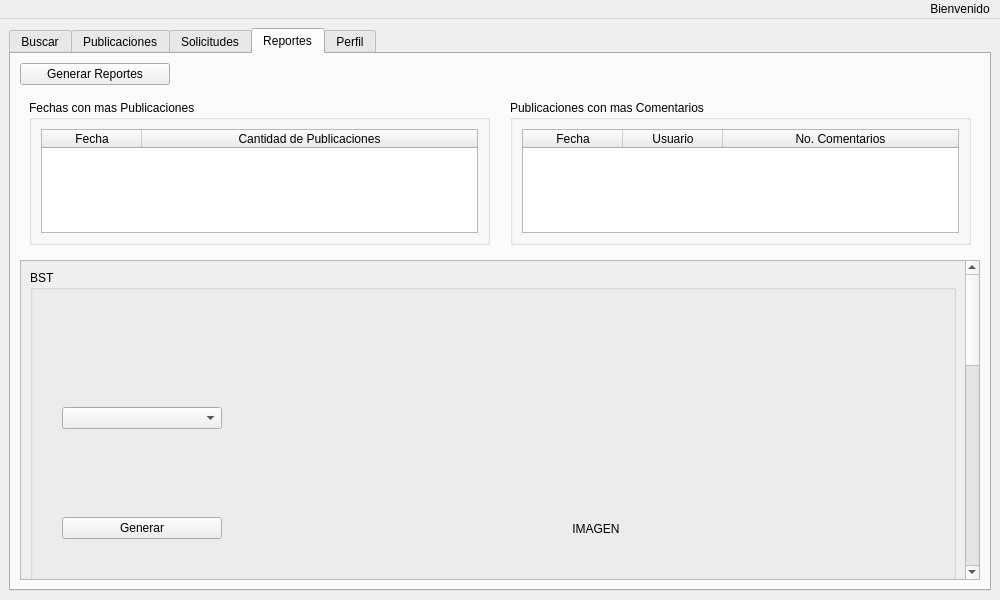
<?xml version="1.0" encoding="UTF-8"?>
<ui version="4.0">
 <class>UserWindow</class>
 <widget class="QMainWindow" name="UserWindow">
  <property name="geometry">
   <rect>
    <x>0</x>
    <y>0</y>
    <width>1000</width>
    <height>600</height>
   </rect>
  </property>
  <property name="windowTitle">
   <string>MainWindow</string>
  </property>
  <property name="windowIcon">
   <iconset theme="QIcon::ThemeIcon::Computer"/>
  </property>
  <widget class="QWidget" name="centralwidget">
   <layout class="QVBoxLayout" name="verticalLayout_6">
    <item>
     <widget class="QTabWidget" name="tabWidget">
      <property name="currentIndex">
       <number>3</number>
      </property>
      <widget class="QWidget" name="tab_buscar">
       <attribute name="title">
        <string>Buscar</string>
       </attribute>
       <layout class="QVBoxLayout" name="verticalLayout_8">
        <item>
         <layout class="QVBoxLayout" name="verticalLayout_buscar">
          <item>
           <widget class="QGroupBox" name="groupBox_buscar">
            <property name="sizePolicy">
             <sizepolicy hsizetype="Preferred" vsizetype="Preferred">
              <horstretch>0</horstretch>
              <verstretch>0</verstretch>
             </sizepolicy>
            </property>
            <property name="maximumSize">
             <size>
              <width>16777215</width>
              <height>70</height>
             </size>
            </property>
            <property name="title">
             <string>Buscar</string>
            </property>
            <layout class="QHBoxLayout" name="horizontalLayout_3">
             <property name="leftMargin">
              <number>9</number>
             </property>
             <item>
              <widget class="QLineEdit" name="inputBuscar">
               <property name="sizePolicy">
                <sizepolicy hsizetype="Minimum" vsizetype="Fixed">
                 <horstretch>0</horstretch>
                 <verstretch>0</verstretch>
                </sizepolicy>
               </property>
               <property name="placeholderText">
                <string>correo@gmail.com</string>
               </property>
              </widget>
             </item>
             <item>
              <widget class="QPushButton" name="btnBuscar">
               <property name="sizePolicy">
                <sizepolicy hsizetype="Fixed" vsizetype="Fixed">
                 <horstretch>0</horstretch>
                 <verstretch>0</verstretch>
                </sizepolicy>
               </property>
               <property name="text">
                <string>Buscar</string>
               </property>
              </widget>
             </item>
            </layout>
           </widget>
          </item>
          <item>
           <widget class="QGroupBox" name="groupBox_buscar_usuario">
            <property name="title">
             <string>Datos del Usuario</string>
            </property>
            <layout class="QVBoxLayout" name="verticalLayout_7">
             <item>
              <layout class="QFormLayout" name="formLayout">
               <property name="labelAlignment">
                <set>Qt::AlignmentFlag::AlignLeading|Qt::AlignmentFlag::AlignLeft|Qt::AlignmentFlag::AlignVCenter</set>
               </property>
               <property name="formAlignment">
                <set>Qt::AlignmentFlag::AlignCenter</set>
               </property>
               <property name="horizontalSpacing">
                <number>20</number>
               </property>
               <property name="verticalSpacing">
                <number>20</number>
               </property>
               <property name="leftMargin">
                <number>30</number>
               </property>
               <property name="topMargin">
                <number>30</number>
               </property>
               <property name="rightMargin">
                <number>30</number>
               </property>
               <property name="bottomMargin">
                <number>30</number>
               </property>
               <item row="0" column="0">
                <widget class="QLabel" name="nombresLabel">
                 <property name="text">
                  <string>Nombres</string>
                 </property>
                </widget>
               </item>
               <item row="0" column="1">
                <widget class="QLineEdit" name="nombresLineEdit">
                 <property name="enabled">
                  <bool>false</bool>
                 </property>
                </widget>
               </item>
               <item row="1" column="0">
                <widget class="QLabel" name="apellidosLabel">
                 <property name="text">
                  <string>Apellidos</string>
                 </property>
                </widget>
               </item>
               <item row="1" column="1">
                <widget class="QLineEdit" name="apellidosLineEdit">
                 <property name="enabled">
                  <bool>false</bool>
                 </property>
                </widget>
               </item>
               <item row="2" column="0">
                <widget class="QLabel" name="correoLabel">
                 <property name="text">
                  <string>Correo</string>
                 </property>
                </widget>
               </item>
               <item row="2" column="1">
                <widget class="QLineEdit" name="correoLineEdit">
                 <property name="enabled">
                  <bool>false</bool>
                 </property>
                </widget>
               </item>
               <item row="3" column="0">
                <widget class="QLabel" name="fechaDeNacimientoLabel">
                 <property name="text">
                  <string>Fecha de Nacimiento</string>
                 </property>
                </widget>
               </item>
               <item row="3" column="1">
                <widget class="QLineEdit" name="fechaDeNacimientoLineEdit">
                 <property name="enabled">
                  <bool>false</bool>
                 </property>
                </widget>
               </item>
              </layout>
             </item>
            </layout>
           </widget>
          </item>
         </layout>
        </item>
       </layout>
      </widget>
      <widget class="QWidget" name="tab_publicaciones">
       <attribute name="title">
        <string>Publicaciones</string>
       </attribute>
       <layout class="QHBoxLayout" name="horizontalLayout_6">
        <item>
         <widget class="QWidget" name="verticalWidget_post_filtros" native="true">
          <property name="sizePolicy">
           <sizepolicy hsizetype="Fixed" vsizetype="Preferred">
            <horstretch>0</horstretch>
            <verstretch>0</verstretch>
           </sizepolicy>
          </property>
          <layout class="QVBoxLayout" name="verticalLayout_4">
           <property name="spacing">
            <number>20</number>
           </property>
           <property name="leftMargin">
            <number>20</number>
           </property>
           <property name="topMargin">
            <number>20</number>
           </property>
           <property name="rightMargin">
            <number>20</number>
           </property>
           <property name="bottomMargin">
            <number>20</number>
           </property>
           <item>
            <widget class="QGroupBox" name="groupBox_post_fecha">
             <property name="sizePolicy">
              <sizepolicy hsizetype="Preferred" vsizetype="Fixed">
               <horstretch>0</horstretch>
               <verstretch>0</verstretch>
              </sizepolicy>
             </property>
             <property name="minimumSize">
              <size>
               <width>0</width>
               <height>0</height>
              </size>
             </property>
             <property name="title">
              <string>Filtrar</string>
             </property>
             <layout class="QVBoxLayout" name="verticalLayout">
              <item>
               <widget class="QComboBox" name="comboBox_post_fecha">
                <item>
                 <property name="text">
                  <string>Todos</string>
                 </property>
                </item>
               </widget>
              </item>
              <item>
               <widget class="QWidget" name="gridWidget" native="true">
                <property name="sizePolicy">
                 <sizepolicy hsizetype="Fixed" vsizetype="Fixed">
                  <horstretch>0</horstretch>
                  <verstretch>0</verstretch>
                 </sizepolicy>
                </property>
                <layout class="QGridLayout" name="gridLayout_2">
                 <item row="0" column="1">
                  <widget class="QComboBox" name="ordenComboBox">
                   <item>
                    <property name="text">
                     <string>InOrden</string>
                    </property>
                   </item>
                   <item>
                    <property name="text">
                     <string>PreOrden</string>
                    </property>
                   </item>
                   <item>
                    <property name="text">
                     <string>PostOrden</string>
                    </property>
                   </item>
                  </widget>
                 </item>
                 <item row="0" column="0">
                  <widget class="QLabel" name="ordenLabel">
                   <property name="text">
                    <string>Orden</string>
                   </property>
                  </widget>
                 </item>
                 <item row="1" column="0">
                  <widget class="QLabel" name="cantidadLabel">
                   <property name="sizePolicy">
                    <sizepolicy hsizetype="Fixed" vsizetype="Fixed">
                     <horstretch>0</horstretch>
                     <verstretch>0</verstretch>
                    </sizepolicy>
                   </property>
                   <property name="text">
                    <string>Cantidad</string>
                   </property>
                  </widget>
                 </item>
                 <item row="1" column="1">
                  <widget class="QSpinBox" name="cantidadSpinBox">
                   <property name="minimum">
                    <number>1</number>
                   </property>
                   <property name="maximum">
                    <number>50</number>
                   </property>
                   <property name="value">
                    <number>5</number>
                   </property>
                  </widget>
                 </item>
                </layout>
               </widget>
              </item>
              <item>
               <widget class="QPushButton" name="btn_post_filtrar">
                <property name="text">
                 <string>Aplicar</string>
                </property>
               </widget>
              </item>
             </layout>
            </widget>
           </item>
           <item>
            <spacer name="verticalSpacer">
             <property name="orientation">
              <enum>Qt::Orientation::Vertical</enum>
             </property>
             <property name="sizeHint" stdset="0">
              <size>
               <width>20</width>
               <height>40</height>
              </size>
             </property>
            </spacer>
           </item>
          </layout>
         </widget>
        </item>
        <item>
         <widget class="QWidget" name="verticalWidget_feed" native="true">
          <layout class="QVBoxLayout" name="verticalLayout_post_feed">
           <property name="leftMargin">
            <number>20</number>
           </property>
           <property name="topMargin">
            <number>20</number>
           </property>
           <property name="rightMargin">
            <number>20</number>
           </property>
           <property name="bottomMargin">
            <number>20</number>
           </property>
           <item>
            <widget class="QPushButton" name="btn_nuevo_post">
             <property name="maximumSize">
              <size>
               <width>200</width>
               <height>16777215</height>
              </size>
             </property>
             <property name="text">
              <string>Crear Nueva Publicacion</string>
             </property>
            </widget>
           </item>
           <item>
            <widget class="QScrollArea" name="scrollAreaPost">
             <property name="widgetResizable">
              <bool>true</bool>
             </property>
             <widget class="QWidget" name="scrollAreaWidgetContents">
              <property name="geometry">
               <rect>
                <x>0</x>
                <y>0</y>
                <width>692</width>
                <height>441</height>
               </rect>
              </property>
              <layout class="QVBoxLayout" name="verticalLayout_15"/>
             </widget>
            </widget>
           </item>
          </layout>
         </widget>
        </item>
       </layout>
      </widget>
      <widget class="QWidget" name="tab_solicitudes">
       <attribute name="title">
        <string>Solicitudes</string>
       </attribute>
       <layout class="QVBoxLayout" name="verticalLayout_9">
        <item>
         <layout class="QVBoxLayout" name="verticalLayout_10">
          <item>
           <widget class="QGroupBox" name="groupBox_usuarios">
            <property name="title">
             <string>Usuarios</string>
            </property>
            <layout class="QVBoxLayout" name="verticalLayout_12">
             <item>
              <widget class="QTableWidget" name="tableUsuarios">
               <property name="editTriggers">
                <set>QAbstractItemView::EditTrigger::NoEditTriggers</set>
               </property>
               <attribute name="horizontalHeaderDefaultSectionSize">
                <number>100</number>
               </attribute>
               <attribute name="horizontalHeaderStretchLastSection">
                <bool>true</bool>
               </attribute>
               <column>
                <property name="text">
                 <string>Nombres</string>
                </property>
               </column>
               <column>
                <property name="text">
                 <string>Apellidos</string>
                </property>
               </column>
               <column>
                <property name="text">
                 <string>Correo</string>
                </property>
               </column>
               <column>
                <property name="text">
                 <string>Fecha de Nacimiento</string>
                </property>
               </column>
               <column>
                <property name="text">
                 <string/>
                </property>
               </column>
              </widget>
             </item>
            </layout>
           </widget>
          </item>
          <item>
           <layout class="QHBoxLayout" name="horizontalLayout_solicitudes">
            <property name="spacing">
             <number>20</number>
            </property>
            <item>
             <widget class="QGroupBox" name="groupBox_solicitudes_recibidas">
              <property name="title">
               <string>Solicitudes Recibidas</string>
              </property>
              <layout class="QVBoxLayout" name="verticalLayout_13">
               <item>
                <widget class="QTableWidget" name="tableSolicitudesRec">
                 <property name="editTriggers">
                  <set>QAbstractItemView::EditTrigger::NoEditTriggers</set>
                 </property>
                 <attribute name="horizontalHeaderStretchLastSection">
                  <bool>true</bool>
                 </attribute>
                 <column>
                  <property name="text">
                   <string>Correo</string>
                  </property>
                 </column>
                 <column>
                  <property name="text">
                   <string/>
                  </property>
                 </column>
                 <column>
                  <property name="text">
                   <string/>
                  </property>
                 </column>
                </widget>
               </item>
              </layout>
             </widget>
            </item>
            <item>
             <widget class="QGroupBox" name="groupBox_solicitudes_enviadas">
              <property name="title">
               <string>Solicitudes Enviadas</string>
              </property>
              <layout class="QVBoxLayout" name="verticalLayout_11">
               <item>
                <widget class="QTableWidget" name="tableSolicitudesEnv">
                 <property name="editTriggers">
                  <set>QAbstractItemView::EditTrigger::NoEditTriggers</set>
                 </property>
                 <attribute name="horizontalHeaderDefaultSectionSize">
                  <number>100</number>
                 </attribute>
                 <attribute name="horizontalHeaderStretchLastSection">
                  <bool>true</bool>
                 </attribute>
                 <column>
                  <property name="text">
                   <string>Correo</string>
                  </property>
                 </column>
                 <column>
                  <property name="text">
                   <string/>
                  </property>
                 </column>
                </widget>
               </item>
              </layout>
             </widget>
            </item>
           </layout>
          </item>
         </layout>
        </item>
       </layout>
      </widget>
      <widget class="QWidget" name="tab_reportes">
       <attribute name="title">
        <string>Reportes</string>
       </attribute>
       <layout class="QVBoxLayout" name="verticalLayout_2">
        <item>
         <widget class="QPushButton" name="pushButton_generar_reportes">
          <property name="sizePolicy">
           <sizepolicy hsizetype="Maximum" vsizetype="Fixed">
            <horstretch>0</horstretch>
            <verstretch>0</verstretch>
           </sizepolicy>
          </property>
          <property name="minimumSize">
           <size>
            <width>150</width>
            <height>0</height>
           </size>
          </property>
          <property name="text">
           <string>Generar Reportes</string>
          </property>
         </widget>
        </item>
        <item>
         <widget class="QWidget" name="reportes" native="true">
          <property name="maximumSize">
           <size>
            <width>16777215</width>
            <height>180</height>
           </size>
          </property>
          <layout class="QHBoxLayout" name="horizontalLayout_solicitudes_2">
           <property name="spacing">
            <number>20</number>
           </property>
           <item>
            <widget class="QGroupBox" name="groupBox_solicitudes_recibidas_2">
             <property name="title">
              <string>Fechas con mas Publicaciones</string>
             </property>
             <layout class="QVBoxLayout" name="verticalLayout_17">
              <item>
               <widget class="QTableWidget" name="tableRepoPublicaciones">
                <property name="editTriggers">
                 <set>QAbstractItemView::EditTrigger::NoEditTriggers</set>
                </property>
                <property name="columnCount">
                 <number>2</number>
                </property>
                <attribute name="horizontalHeaderStretchLastSection">
                 <bool>true</bool>
                </attribute>
                <column>
                 <property name="text">
                  <string>Fecha</string>
                 </property>
                </column>
                <column>
                 <property name="text">
                  <string>Cantidad de Publicaciones</string>
                 </property>
                </column>
               </widget>
              </item>
             </layout>
            </widget>
           </item>
           <item>
            <widget class="QGroupBox" name="groupBox_solicitudes_enviadas_2">
             <property name="title">
              <string>Publicaciones con mas Comentarios</string>
             </property>
             <layout class="QVBoxLayout" name="verticalLayout_16">
              <item>
               <widget class="QTableWidget" name="tableRepoComentarios">
                <property name="editTriggers">
                 <set>QAbstractItemView::EditTrigger::NoEditTriggers</set>
                </property>
                <property name="columnCount">
                 <number>3</number>
                </property>
                <attribute name="horizontalHeaderStretchLastSection">
                 <bool>true</bool>
                </attribute>
                <column>
                 <property name="text">
                  <string>Fecha</string>
                 </property>
                </column>
                <column>
                 <property name="text">
                  <string>Usuario</string>
                 </property>
                </column>
                <column>
                 <property name="text">
                  <string>No. Comentarios</string>
                 </property>
                </column>
               </widget>
              </item>
             </layout>
            </widget>
           </item>
          </layout>
         </widget>
        </item>
        <item>
         <widget class="QScrollArea" name="scrollArea">
          <property name="sizePolicy">
           <sizepolicy hsizetype="Expanding" vsizetype="Expanding">
            <horstretch>0</horstretch>
            <verstretch>0</verstretch>
           </sizepolicy>
          </property>
          <property name="verticalScrollBarPolicy">
           <enum>Qt::ScrollBarPolicy::ScrollBarAlwaysOn</enum>
          </property>
          <property name="widgetResizable">
           <bool>true</bool>
          </property>
          <widget class="QWidget" name="scrollAreaWidgetContents_3">
           <property name="geometry">
            <rect>
             <x>0</x>
             <y>-607</y>
             <width>944</width>
             <height>1024</height>
            </rect>
           </property>
           <layout class="QVBoxLayout" name="verticalLayout_19">
            <item>
             <widget class="QGroupBox" name="groupBox_reportes_bst">
              <property name="sizePolicy">
               <sizepolicy hsizetype="Expanding" vsizetype="Expanding">
                <horstretch>0</horstretch>
                <verstretch>0</verstretch>
               </sizepolicy>
              </property>
              <property name="minimumSize">
               <size>
                <width>0</width>
                <height>500</height>
               </size>
              </property>
              <property name="title">
               <string>BST</string>
              </property>
              <layout class="QHBoxLayout" name="horizontalLayout_2">
               <item>
                <widget class="QWidget" name="verticalWidget_3" native="true">
                 <property name="maximumSize">
                  <size>
                   <width>200</width>
                   <height>16777215</height>
                  </size>
                 </property>
                 <layout class="QVBoxLayout" name="verticalLayout_3">
                  <property name="spacing">
                   <number>0</number>
                  </property>
                  <property name="leftMargin">
                   <number>20</number>
                  </property>
                  <property name="topMargin">
                   <number>20</number>
                  </property>
                  <property name="rightMargin">
                   <number>20</number>
                  </property>
                  <property name="bottomMargin">
                   <number>20</number>
                  </property>
                  <item>
                   <widget class="QComboBox" name="comboBox_BST"/>
                  </item>
                  <item>
                   <widget class="QPushButton" name="pushButton_reporte_generar_bst">
                    <property name="text">
                     <string>Generar</string>
                    </property>
                   </widget>
                  </item>
                  <item>
                   <widget class="QPushButton" name="pushButton_reporte_abrir_bst">
                    <property name="text">
                     <string>Abrir Imagen BST</string>
                    </property>
                   </widget>
                  </item>
                 </layout>
                </widget>
               </item>
               <item>
                <widget class="QLabel" name="label_BST">
                 <property name="text">
                  <string>IMAGEN</string>
                 </property>
                 <property name="alignment">
                  <set>Qt::AlignmentFlag::AlignCenter</set>
                 </property>
                </widget>
               </item>
              </layout>
             </widget>
            </item>
            <item>
             <widget class="QGroupBox" name="groupBox_2">
              <property name="minimumSize">
               <size>
                <width>0</width>
                <height>500</height>
               </size>
              </property>
              <property name="title">
               <string>Grafo sugerencias</string>
              </property>
              <layout class="QHBoxLayout" name="horizontalLayout_4">
               <item>
                <widget class="QWidget" name="verticalWidget" native="true">
                 <property name="sizePolicy">
                  <sizepolicy hsizetype="Fixed" vsizetype="Preferred">
                   <horstretch>0</horstretch>
                   <verstretch>0</verstretch>
                  </sizepolicy>
                 </property>
                 <layout class="QVBoxLayout" name="verticalLayout_21">
                  <item>
                   <widget class="QPushButton" name="pushButton_reporte_grafo_amistades">
                    <property name="text">
                     <string>Generar Grafo de Amistades</string>
                    </property>
                   </widget>
                  </item>
                  <item>
                   <widget class="QPushButton" name="pushButton_reporte_abrir_grafo">
                    <property name="text">
                     <string>Abrir Imagen del Grafo</string>
                    </property>
                   </widget>
                  </item>
                 </layout>
                </widget>
               </item>
               <item>
                <widget class="QLabel" name="label_grafo_sugerencias">
                 <property name="text">
                  <string>IMAGEN</string>
                 </property>
                 <property name="alignment">
                  <set>Qt::AlignmentFlag::AlignCenter</set>
                 </property>
                </widget>
               </item>
              </layout>
             </widget>
            </item>
           </layout>
          </widget>
         </widget>
        </item>
       </layout>
      </widget>
      <widget class="QWidget" name="tab_perfil">
       <attribute name="title">
        <string>Perfil</string>
       </attribute>
       <layout class="QHBoxLayout" name="horizontalLayout_5">
        <item>
         <widget class="QGroupBox" name="groupBox_perfil">
          <property name="title">
           <string>Perfil</string>
          </property>
          <layout class="QVBoxLayout" name="verticalLayout_14">
           <item>
            <widget class="QWidget" name="formWidget_datos" native="true">
             <property name="autoFillBackground">
              <bool>false</bool>
             </property>
             <layout class="QFormLayout" name="formLayout_2">
              <property name="rowWrapPolicy">
               <enum>QFormLayout::RowWrapPolicy::WrapAllRows</enum>
              </property>
              <property name="labelAlignment">
               <set>Qt::AlignmentFlag::AlignLeading|Qt::AlignmentFlag::AlignLeft|Qt::AlignmentFlag::AlignVCenter</set>
              </property>
              <property name="formAlignment">
               <set>Qt::AlignmentFlag::AlignCenter</set>
              </property>
              <property name="horizontalSpacing">
               <number>20</number>
              </property>
              <property name="verticalSpacing">
               <number>10</number>
              </property>
              <property name="leftMargin">
               <number>30</number>
              </property>
              <property name="topMargin">
               <number>1</number>
              </property>
              <property name="rightMargin">
               <number>30</number>
              </property>
              <property name="bottomMargin">
               <number>1</number>
              </property>
              <item row="0" column="0">
               <widget class="QLabel" name="nombresLabel_2">
                <property name="text">
                 <string>Nombres</string>
                </property>
               </widget>
              </item>
              <item row="0" column="1">
               <widget class="QLineEdit" name="nombresLogLineEdit">
                <property name="enabled">
                 <bool>false</bool>
                </property>
               </widget>
              </item>
              <item row="1" column="0">
               <widget class="QLabel" name="apellidosLabel_2">
                <property name="text">
                 <string>Apellidos</string>
                </property>
               </widget>
              </item>
              <item row="1" column="1">
               <widget class="QLineEdit" name="apellidosLogLineEdit">
                <property name="enabled">
                 <bool>false</bool>
                </property>
               </widget>
              </item>
              <item row="2" column="0">
               <widget class="QLabel" name="correoLabel_2">
                <property name="text">
                 <string>Correo</string>
                </property>
               </widget>
              </item>
              <item row="2" column="1">
               <widget class="QLineEdit" name="correoLogLineEdit">
                <property name="enabled">
                 <bool>false</bool>
                </property>
               </widget>
              </item>
              <item row="3" column="0">
               <widget class="QLabel" name="fechaDeNacimientoLabel_2">
                <property name="text">
                 <string>Fecha de Nacimiento</string>
                </property>
               </widget>
              </item>
              <item row="3" column="1">
               <widget class="QLineEdit" name="fechaDeNacimientoLogLineEdit">
                <property name="enabled">
                 <bool>false</bool>
                </property>
               </widget>
              </item>
              <item row="4" column="0">
               <widget class="QLabel" name="contrasenaLabel">
                <property name="text">
                 <string>Contraseña</string>
                </property>
               </widget>
              </item>
              <item row="4" column="1">
               <widget class="QLineEdit" name="contrasenaLogLineEdit">
                <property name="enabled">
                 <bool>false</bool>
                </property>
                <property name="echoMode">
                 <enum>QLineEdit::EchoMode::Password</enum>
                </property>
               </widget>
              </item>
              <item row="5" column="1">
               <widget class="QPushButton" name="guardarModificacionButton">
                <property name="text">
                 <string>Guardar</string>
                </property>
               </widget>
              </item>
             </layout>
            </widget>
           </item>
           <item>
            <widget class="QWidget" name="horizontalWidget_btns" native="true">
             <property name="minimumSize">
              <size>
               <width>0</width>
               <height>0</height>
              </size>
             </property>
             <property name="maximumSize">
              <size>
               <width>16777215</width>
               <height>50</height>
              </size>
             </property>
             <layout class="QHBoxLayout" name="horizontalLayout">
              <property name="spacing">
               <number>30</number>
              </property>
              <property name="leftMargin">
               <number>50</number>
              </property>
              <property name="rightMargin">
               <number>50</number>
              </property>
              <item>
               <widget class="QPushButton" name="btnModificarDatos">
                <property name="text">
                 <string>Modificar Datos</string>
                </property>
               </widget>
              </item>
              <item>
               <widget class="QPushButton" name="btnEliminarCuenta">
                <property name="text">
                 <string>Eliminar Cuenta</string>
                </property>
               </widget>
              </item>
             </layout>
            </widget>
           </item>
          </layout>
         </widget>
        </item>
        <item>
         <widget class="QGroupBox" name="groupBox">
          <property name="title">
           <string>Amigos</string>
          </property>
          <layout class="QVBoxLayout" name="verticalLayout_18">
           <item>
            <widget class="QScrollArea" name="scrollArea_amigos">
             <property name="horizontalScrollBarPolicy">
              <enum>Qt::ScrollBarPolicy::ScrollBarAlwaysOff</enum>
             </property>
             <property name="sizeAdjustPolicy">
              <enum>QAbstractScrollArea::SizeAdjustPolicy::AdjustToContents</enum>
             </property>
             <property name="widgetResizable">
              <bool>true</bool>
             </property>
             <property name="alignment">
              <set>Qt::AlignmentFlag::AlignLeading|Qt::AlignmentFlag::AlignLeft|Qt::AlignmentFlag::AlignTop</set>
             </property>
             <widget class="QWidget" name="scrollAreaWidgetContents_2">
              <property name="geometry">
               <rect>
                <x>0</x>
                <y>0</y>
                <width>451</width>
                <height>468</height>
               </rect>
              </property>
              <layout class="QVBoxLayout" name="verticalLayout_5"/>
             </widget>
            </widget>
           </item>
          </layout>
         </widget>
        </item>
       </layout>
      </widget>
     </widget>
    </item>
   </layout>
  </widget>
  <widget class="QMenuBar" name="menubar">
   <property name="geometry">
    <rect>
     <x>0</x>
     <y>0</y>
     <width>1000</width>
     <height>21</height>
    </rect>
   </property>
   <property name="layoutDirection">
    <enum>Qt::LayoutDirection::RightToLeft</enum>
   </property>
   <widget class="QMenu" name="menuBienvenido">
    <property name="title">
     <string>Bienvenido</string>
    </property>
    <addaction name="actionPanel_Administrador"/>
    <addaction name="separator"/>
    <addaction name="actionCerrar_Sesion"/>
   </widget>
   <addaction name="menuBienvenido"/>
  </widget>
  <action name="actionCerrar_Sesion">
   <property name="text">
    <string>Cerrar Sesion</string>
   </property>
  </action>
  <action name="actionPanel_Administrador">
   <property name="text">
    <string>Panel Administrador</string>
   </property>
  </action>
 </widget>
 <resources/>
 <connections/>
</ui>
